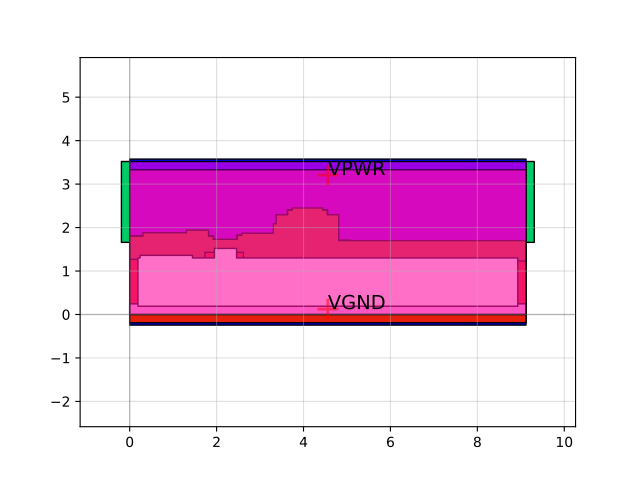

This chart was generated by the following Python code:
import sky130

c = sky130.components.sky130_fd_sc_hs__dlrtp_4()
c.plot()
